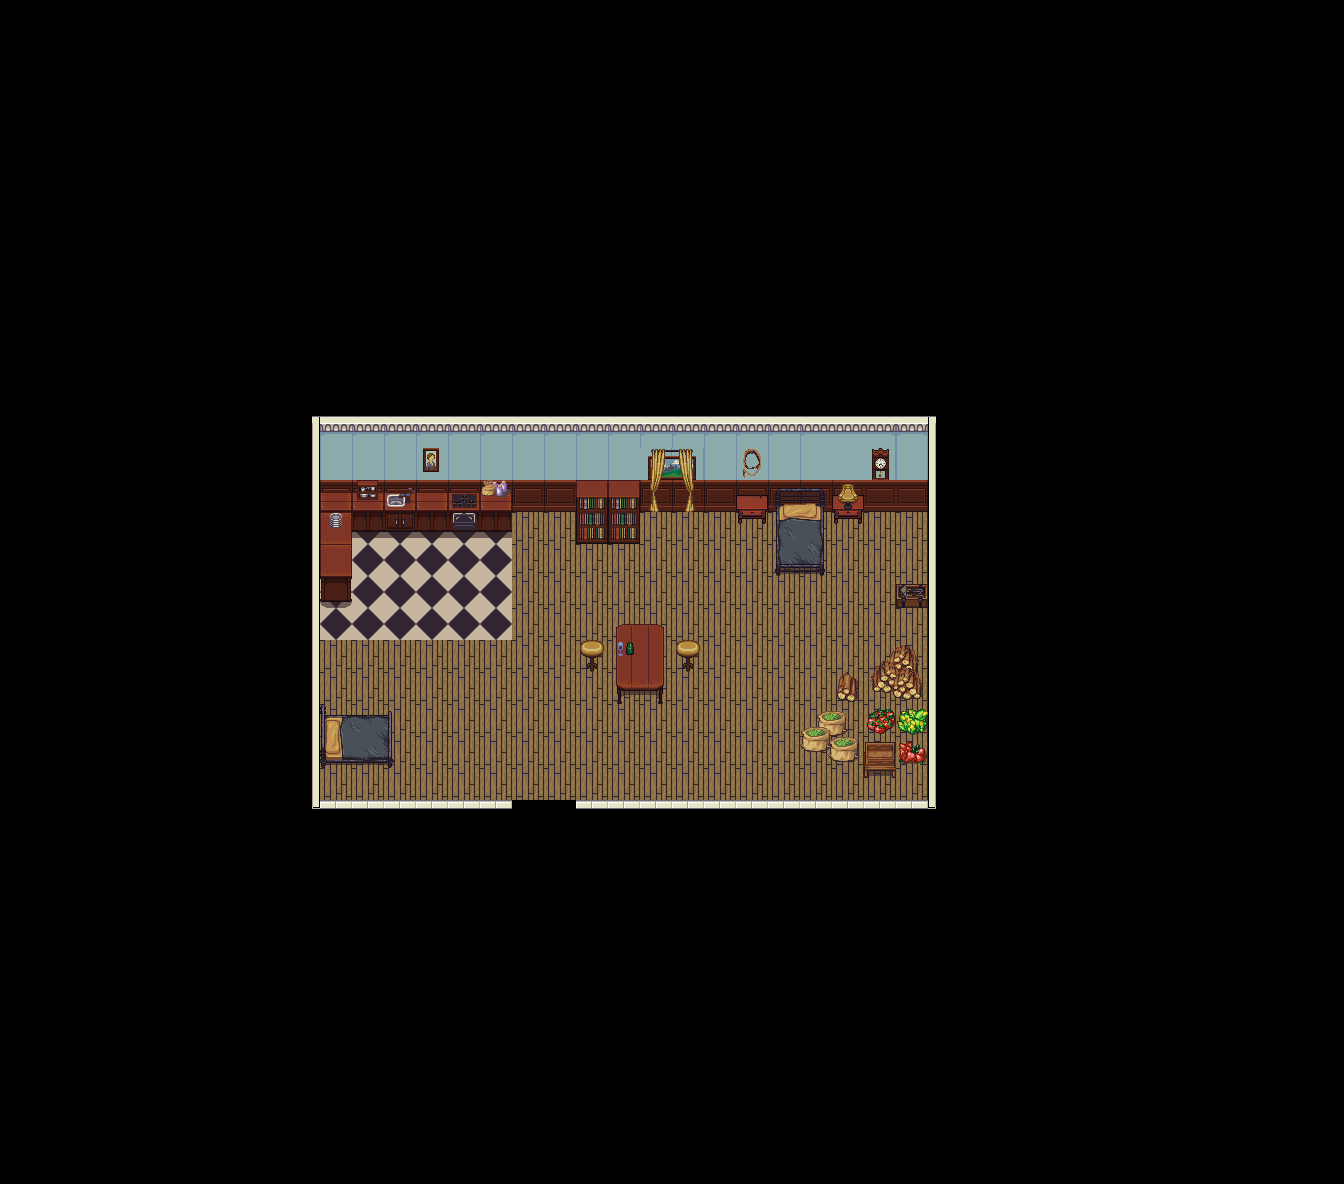

Below is a game level as drawn by its tile map, then a one-line description and the .tmx that defines it (tile-layer data replaced by summaries):
An orthogonal 42x37 tile map with 32x32 px tiles, 3 tile layers (BaseLayer, CharacterLayer, TopLayer), 2 tilesets and 20 objects (FarmLand, Franks, Start).

<map version="1.2" tiledversion="1.3.2" orientation="orthogonal" renderorder="right-down" compressionlevel="0" width="42" height="37" tilewidth="32" tileheight="32" infinite="0" nextlayerid="8" nextobjectid="22">
 <properties>
  <property name="name" value="Franks" />
 </properties>
 <tileset firstgid="1" name="Interior" tilewidth="32" tileheight="32" tilecount="1024" columns="32">
  <image source="TileMaps/Interior.png" trans="000000" width="1024" height="1024" />
 </tileset>
 <tileset firstgid="1025" name="farming_fishing" tilewidth="32" tileheight="32" tilecount="400" columns="20">
  <image source="TileMaps/farming_fishing.png" trans="000000" width="640" height="640" />
 </tileset>
 <layer id="1" name="BaseLayer" width="42" height="37">
  <data>[1554 cells, 271 non-empty, 20 distinct tile ids]</data>
 </layer>
 <layer id="2" name="CharacterLayer" width="42" height="37">
  <data>[1554 cells, 61 non-empty, 51 distinct tile ids]</data>
 </layer>
 <objectgroup id="3" name="NewScreen">
  <object id="2" name="FarmLand" x="514" y="793" width="64" height="27" />
 </objectgroup>
 <objectgroup id="4" name="Collision">
  <object id="3" x="318" y="798" width="196" height="20" />
  <object id="4" x="576" y="796" width="358" height="19" />
  <object id="5" x="800" y="729" width="63" height="21" />
  <object id="6" x="828" y="746" width="104" height="21" />
  <object id="7" x="928" y="419" width="12" height="378" />
  <object id="8" x="310" y="418" width="622" height="95" />
  <object id="9" x="572" y="506" width="69" height="33" />
  <object id="10" x="773" y="512" width="51" height="57" />
  <object id="11" x="895" y="584" width="34" height="22" />
  <object id="12" x="616" y="623" width="49" height="73" />
  <object id="14" x="837" y="673" width="31" height="58" />
  <object id="15" x="871" y="648" width="63" height="93" />
  <object id="16" x="813" y="712" width="35" height="24" />
  <object id="17" x="320" y="710" width="76" height="56" />
  <object id="18" x="310" y="489" width="14" height="322" />
  <object id="19" x="319" y="512" width="32" height="88" />
  <object id="20" x="348" y="503" width="163" height="27" />
 </objectgroup>
 <objectgroup id="5" name="Bed" />
 <objectgroup id="6" name="PlayerSpawn">
  <object id="1" name="Franks" x="523" y="747" width="45" height="36" />
  <object id="21" name="Start" x="518.001" y="711.614" width="52.6493" height="20.3804" />
 </objectgroup>
 <layer id="7" name="TopLayer" width="42" height="37">
  <data>[1554 cells, 9 non-empty, 9 distinct tile ids]</data>
 </layer>
</map>
